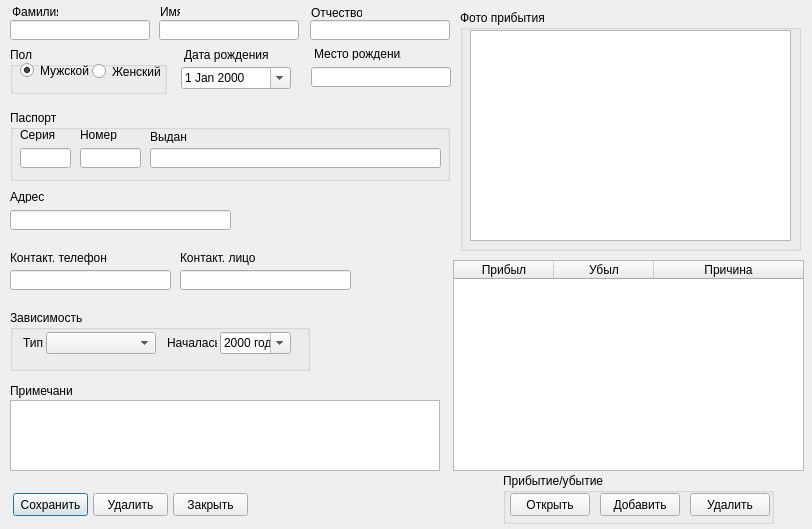
<?xml version="1.0" encoding="UTF-8"?>
<ui version="4.0">
 <class>Dialog</class>
 <widget class="QDialog" name="Dialog">
  <property name="geometry">
   <rect>
    <x>0</x>
    <y>0</y>
    <width>812</width>
    <height>529</height>
   </rect>
  </property>
  <property name="windowTitle">
   <string/>
  </property>
  <widget class="QTableWidget" name="arriveTable">
   <property name="geometry">
    <rect>
     <x>453</x>
     <y>260</y>
     <width>351</width>
     <height>211</height>
    </rect>
   </property>
   <property name="editTriggers">
    <set>QAbstractItemView::NoEditTriggers</set>
   </property>
   <property name="selectionMode">
    <enum>QAbstractItemView::SingleSelection</enum>
   </property>
   <property name="selectionBehavior">
    <enum>QAbstractItemView::SelectRows</enum>
   </property>
   <property name="sortingEnabled">
    <bool>false</bool>
   </property>
   <attribute name="horizontalHeaderStretchLastSection">
    <bool>true</bool>
   </attribute>
   <column>
    <property name="text">
     <string>Прибыл</string>
    </property>
   </column>
   <column>
    <property name="text">
     <string>Убыл</string>
    </property>
   </column>
   <column>
    <property name="text">
     <string>Причина</string>
    </property>
   </column>
  </widget>
  <widget class="QDateEdit" name="born_date">
   <property name="geometry">
    <rect>
     <x>181</x>
     <y>67</y>
     <width>110</width>
     <height>22</height>
    </rect>
   </property>
   <property name="calendarPopup">
    <bool>true</bool>
   </property>
  </widget>
  <widget class="QLabel" name="label">
   <property name="geometry">
    <rect>
     <x>160</x>
     <y>5</y>
     <width>20</width>
     <height>13</height>
    </rect>
   </property>
   <property name="text">
    <string>Имя</string>
   </property>
  </widget>
  <widget class="QLabel" name="label_2">
   <property name="geometry">
    <rect>
     <x>12</x>
     <y>5</y>
     <width>46</width>
     <height>13</height>
    </rect>
   </property>
   <property name="text">
    <string>Фамилия</string>
   </property>
  </widget>
  <widget class="QLabel" name="label_3">
   <property name="geometry">
    <rect>
     <x>311</x>
     <y>5</y>
     <width>51</width>
     <height>16</height>
    </rect>
   </property>
   <property name="text">
    <string>Отчество</string>
   </property>
  </widget>
  <widget class="QLabel" name="label_4">
   <property name="geometry">
    <rect>
     <x>184</x>
     <y>47</y>
     <width>84</width>
     <height>16</height>
    </rect>
   </property>
   <property name="text">
    <string>Дата рождения</string>
   </property>
  </widget>
  <widget class="QGroupBox" name="gender">
   <property name="geometry">
    <rect>
     <x>10</x>
     <y>47</y>
     <width>157</width>
     <height>47</height>
    </rect>
   </property>
   <property name="title">
    <string>Пол</string>
   </property>
   <property name="flat">
    <bool>false</bool>
   </property>
   <property name="checkable">
    <bool>false</bool>
   </property>
   <widget class="QRadioButton" name="female">
    <property name="geometry">
     <rect>
      <x>82</x>
      <y>16</y>
      <width>70</width>
      <height>17</height>
     </rect>
    </property>
    <property name="text">
     <string>Женский</string>
    </property>
   </widget>
   <widget class="QRadioButton" name="male">
    <property name="geometry">
     <rect>
      <x>10</x>
      <y>15</y>
      <width>70</width>
      <height>17</height>
     </rect>
    </property>
    <property name="text">
     <string>Мужской</string>
    </property>
    <property name="checked">
     <bool>true</bool>
    </property>
   </widget>
  </widget>
  <widget class="QLabel" name="label_5">
   <property name="geometry">
    <rect>
     <x>10</x>
     <y>190</y>
     <width>46</width>
     <height>13</height>
    </rect>
   </property>
   <property name="text">
    <string>Адрес</string>
   </property>
  </widget>
  <widget class="QLabel" name="label_7">
   <property name="geometry">
    <rect>
     <x>314</x>
     <y>47</y>
     <width>87</width>
     <height>13</height>
    </rect>
   </property>
   <property name="text">
    <string>Место рождения</string>
   </property>
  </widget>
  <widget class="QGroupBox" name="passpor_group">
   <property name="geometry">
    <rect>
     <x>10</x>
     <y>110</y>
     <width>440</width>
     <height>71</height>
    </rect>
   </property>
   <property name="title">
    <string>Паспорт</string>
   </property>
   <widget class="QLabel" name="label_6">
    <property name="geometry">
     <rect>
      <x>10</x>
      <y>18</y>
      <width>46</width>
      <height>13</height>
     </rect>
    </property>
    <property name="text">
     <string>Серия</string>
    </property>
   </widget>
   <widget class="QLabel" name="label_9">
    <property name="geometry">
     <rect>
      <x>70</x>
      <y>18</y>
      <width>46</width>
      <height>13</height>
     </rect>
    </property>
    <property name="text">
     <string>Номер</string>
    </property>
   </widget>
   <widget class="QLineEdit" name="passport_given">
    <property name="geometry">
     <rect>
      <x>140</x>
      <y>38</y>
      <width>291</width>
      <height>20</height>
     </rect>
    </property>
   </widget>
   <widget class="QLabel" name="label_8">
    <property name="geometry">
     <rect>
      <x>140</x>
      <y>20</y>
      <width>46</width>
      <height>13</height>
     </rect>
    </property>
    <property name="text">
     <string>Выдан</string>
    </property>
   </widget>
   <widget class="QLineEdit" name="passport_series">
    <property name="geometry">
     <rect>
      <x>10</x>
      <y>38</y>
      <width>51</width>
      <height>20</height>
     </rect>
    </property>
    <property name="inputMask">
     <string>####; </string>
    </property>
    <property name="text">
     <string/>
    </property>
   </widget>
   <widget class="QLineEdit" name="passport_number">
    <property name="geometry">
     <rect>
      <x>70</x>
      <y>38</y>
      <width>61</width>
      <height>20</height>
     </rect>
    </property>
    <property name="inputMask">
     <string>######; </string>
    </property>
    <property name="text">
     <string/>
    </property>
   </widget>
  </widget>
  <widget class="QLineEdit" name="contact_phone">
   <property name="geometry">
    <rect>
     <x>10</x>
     <y>270</y>
     <width>161</width>
     <height>20</height>
    </rect>
   </property>
   <property name="inputMask">
    <string>##########; </string>
   </property>
  </widget>
  <widget class="QLabel" name="label_11">
   <property name="geometry">
    <rect>
     <x>10</x>
     <y>250</y>
     <width>101</width>
     <height>16</height>
    </rect>
   </property>
   <property name="text">
    <string>Контакт. телефон</string>
   </property>
  </widget>
  <widget class="QLineEdit" name="address">
   <property name="geometry">
    <rect>
     <x>10</x>
     <y>210</y>
     <width>221</width>
     <height>20</height>
    </rect>
   </property>
  </widget>
  <widget class="QLabel" name="label_12">
   <property name="geometry">
    <rect>
     <x>180</x>
     <y>250</y>
     <width>78</width>
     <height>16</height>
    </rect>
   </property>
   <property name="text">
    <string>Контакт. лицо</string>
   </property>
  </widget>
  <widget class="QLineEdit" name="last_name">
   <property name="geometry">
    <rect>
     <x>10</x>
     <y>20</y>
     <width>140</width>
     <height>20</height>
    </rect>
   </property>
  </widget>
  <widget class="QLineEdit" name="first_name">
   <property name="geometry">
    <rect>
     <x>159</x>
     <y>20</y>
     <width>140</width>
     <height>20</height>
    </rect>
   </property>
  </widget>
  <widget class="QLineEdit" name="middle_name">
   <property name="geometry">
    <rect>
     <x>310</x>
     <y>20</y>
     <width>140</width>
     <height>20</height>
    </rect>
   </property>
  </widget>
  <widget class="QLineEdit" name="born_place">
   <property name="geometry">
    <rect>
     <x>311</x>
     <y>67</y>
     <width>140</width>
     <height>20</height>
    </rect>
   </property>
  </widget>
  <widget class="QLineEdit" name="contact_person">
   <property name="geometry">
    <rect>
     <x>180</x>
     <y>270</y>
     <width>171</width>
     <height>20</height>
    </rect>
   </property>
   <property name="inputMask">
    <string/>
   </property>
  </widget>
  <widget class="QGroupBox" name="addiction_group">
   <property name="geometry">
    <rect>
     <x>10</x>
     <y>310</y>
     <width>300</width>
     <height>61</height>
    </rect>
   </property>
   <property name="title">
    <string>Зависимость</string>
   </property>
   <widget class="QDateEdit" name="addiction_start_date">
    <property name="geometry">
     <rect>
      <x>210</x>
      <y>22</y>
      <width>71</width>
      <height>22</height>
     </rect>
    </property>
    <property name="displayFormat">
     <string>yyyy год</string>
    </property>
    <property name="calendarPopup">
     <bool>true</bool>
    </property>
   </widget>
   <widget class="QLabel" name="label_10">
    <property name="geometry">
     <rect>
      <x>157</x>
      <y>26</y>
      <width>50</width>
      <height>13</height>
     </rect>
    </property>
    <property name="text">
     <string>Началась</string>
    </property>
   </widget>
   <widget class="QComboBox" name="addiction_type">
    <property name="geometry">
     <rect>
      <x>36</x>
      <y>22</y>
      <width>110</width>
      <height>22</height>
     </rect>
    </property>
   </widget>
   <widget class="QLabel" name="label_14">
    <property name="geometry">
     <rect>
      <x>13</x>
      <y>26</y>
      <width>20</width>
      <height>13</height>
     </rect>
    </property>
    <property name="text">
     <string>Тип</string>
    </property>
   </widget>
  </widget>
  <widget class="QPushButton" name="saveButton">
   <property name="geometry">
    <rect>
     <x>13</x>
     <y>493</y>
     <width>75</width>
     <height>23</height>
    </rect>
   </property>
   <property name="text">
    <string>Сохранить</string>
   </property>
  </widget>
  <widget class="QPushButton" name="deleteButton">
   <property name="geometry">
    <rect>
     <x>93</x>
     <y>493</y>
     <width>75</width>
     <height>23</height>
    </rect>
   </property>
   <property name="text">
    <string>Удалить</string>
   </property>
  </widget>
  <widget class="QGroupBox" name="arriveButtonBar">
   <property name="geometry">
    <rect>
     <x>503</x>
     <y>473</y>
     <width>271</width>
     <height>51</height>
    </rect>
   </property>
   <property name="title">
    <string>Прибытие/убытие</string>
   </property>
   <widget class="QPushButton" name="arriveDeleteButton">
    <property name="geometry">
     <rect>
      <x>187</x>
      <y>20</y>
      <width>80</width>
      <height>23</height>
     </rect>
    </property>
    <property name="text">
     <string>Удалить</string>
    </property>
   </widget>
   <widget class="QPushButton" name="arriveAddButton">
    <property name="geometry">
     <rect>
      <x>97</x>
      <y>20</y>
      <width>80</width>
      <height>23</height>
     </rect>
    </property>
    <property name="text">
     <string>Добавить</string>
    </property>
   </widget>
   <widget class="QPushButton" name="arriveOpenButton">
    <property name="geometry">
     <rect>
      <x>7</x>
      <y>20</y>
      <width>80</width>
      <height>23</height>
     </rect>
    </property>
    <property name="text">
     <string>Открыть</string>
    </property>
   </widget>
  </widget>
  <widget class="QPlainTextEdit" name="notes">
   <property name="geometry">
    <rect>
     <x>10</x>
     <y>400</y>
     <width>430</width>
     <height>71</height>
    </rect>
   </property>
   <property name="tabChangesFocus">
    <bool>true</bool>
   </property>
  </widget>
  <widget class="QLabel" name="label_15">
   <property name="geometry">
    <rect>
     <x>10</x>
     <y>383</y>
     <width>63</width>
     <height>16</height>
    </rect>
   </property>
   <property name="text">
    <string>Примечания</string>
   </property>
  </widget>
  <widget class="QGroupBox" name="fotoBox">
   <property name="geometry">
    <rect>
     <x>460</x>
     <y>10</y>
     <width>341</width>
     <height>241</height>
    </rect>
   </property>
   <property name="title">
    <string>Фото прибытия</string>
   </property>
   <widget class="QGraphicsView" name="fotoArea">
    <property name="geometry">
     <rect>
      <x>10</x>
      <y>20</y>
      <width>321</width>
      <height>211</height>
     </rect>
    </property>
   </widget>
  </widget>
  <widget class="QPushButton" name="closeButton">
   <property name="geometry">
    <rect>
     <x>173</x>
     <y>493</y>
     <width>75</width>
     <height>23</height>
    </rect>
   </property>
   <property name="text">
    <string>Закрыть</string>
   </property>
  </widget>
 </widget>
 <tabstops>
  <tabstop>last_name</tabstop>
  <tabstop>first_name</tabstop>
  <tabstop>middle_name</tabstop>
  <tabstop>born_date</tabstop>
  <tabstop>born_place</tabstop>
  <tabstop>passport_series</tabstop>
  <tabstop>passport_number</tabstop>
  <tabstop>passport_given</tabstop>
  <tabstop>address</tabstop>
  <tabstop>contact_phone</tabstop>
  <tabstop>contact_person</tabstop>
  <tabstop>addiction_type</tabstop>
  <tabstop>addiction_start_date</tabstop>
  <tabstop>notes</tabstop>
  <tabstop>saveButton</tabstop>
  <tabstop>deleteButton</tabstop>
  <tabstop>arriveOpenButton</tabstop>
  <tabstop>arriveAddButton</tabstop>
  <tabstop>arriveDeleteButton</tabstop>
  <tabstop>arriveTable</tabstop>
  <tabstop>male</tabstop>
  <tabstop>female</tabstop>
 </tabstops>
 <resources/>
 <connections/>
</ui>
